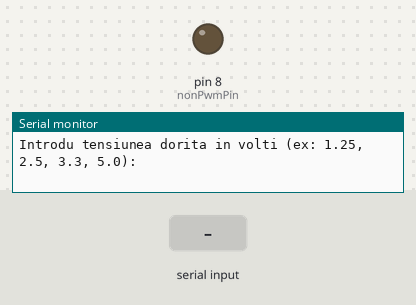
Simulated run of this sketch. Board: Arduino Uno, built with avr-gcc and run on an emulated ATmega328P. Parts: output pins drawn as LEDs (lit = HIGH), the last lines printed to the serial monitor. Inputs (shaded band) come from the test bench.

Above: at 1.2 s.
1.3 s: "90,45\n" received over Serial
At 2.1 s:
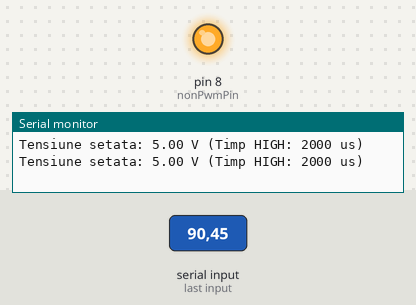
Timing chart, 0 to 4.3 s (numbered marks = the images above; inputs shaded):
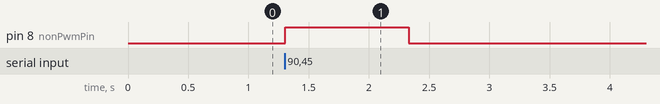

Measured:
- after the input at 1.3 s, pin 8 (nonPwmPin): LOW → HIGH at once, → LOW 1.0 s later

The sketch:

pb5.ino
```cpp
const int nonPwmPin = 8; // Pin digital standard (fara PWM hardware)

// Perioada totala a unui ciclu PWM: 2000 microsecunde (2 ms -> ~500 Hz)
const unsigned long totalPeriod = 2000;

// Timpul cat pinul sta in HIGH in cadrul perioadei
unsigned long highTime = 0;
unsigned long cycleStartMicros = 0;

void setup() {
  Serial.begin(9600);
  pinMode(nonPwmPin, OUTPUT);
  digitalWrite(nonPwmPin, LOW);

  Serial.println("Introdu tensiunea dorita in volti (ex: 1.25, 2.5, 3.3, 5.0):");
}

void loop() {
  // 1. Citim tensiunea dorita de pe Serial
  if (Serial.available() > 0) {
    float voltage = Serial.parseFloat();

    // Limitare intre 0V si 5V
    if (voltage < 0.0) voltage = 0.0;
    if (voltage > 5.0) voltage = 5.0;

    // Calculam cat timp trebuie sa stea in HIGH din perioada totala
    highTime = (unsigned long)((voltage / 5.0) * totalPeriod);

    Serial.print("Tensiune setata: ");
    Serial.print(voltage, 2);
    Serial.print(" V (Timp HIGH: ");
    Serial.print(highTime);
    Serial.println(" us)");
  }

  // 2. Generare Software PWM folosind micros() (fara delay)
  unsigned long currentMicros = micros();
  unsigned long elapsedInCycle = currentMicros - cycleStartMicros;

  // Daca s-a terminat perioada curenta de 2 ms, incepem una noua
  if (elapsedInCycle >= totalPeriod) {
    cycleStartMicros = currentMicros;
    elapsedInCycle = 0;
  }

  // Comutam starea pinului conform duty cycle-ului
  if (elapsedInCycle < highTime) {
    digitalWrite(nonPwmPin, HIGH);
  } else {
    digitalWrite(nonPwmPin, LOW);
  }
}
```
